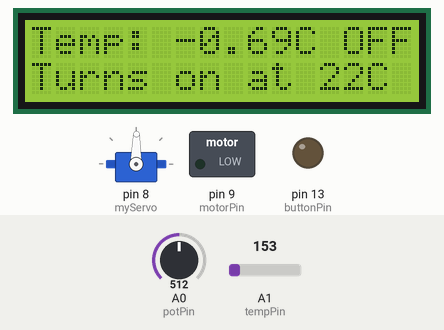
This sketch was run on a simulated Arduino Uno, built with avr-gcc and run on an emulated ATmega328P. Parts: 16×2 character LCD, servo, switched loads named in the sketch (green lamp = pin HIGH), output pins drawn as LEDs (lit = HIGH). The test bench sets the inputs (shaded band); at power-on: A1 (tempPin) = 153, A0 (potPin) = 512.

Above: at 1.2 s.
1.3 s: A1 (tempPin) set to 163
At 4.27 s:
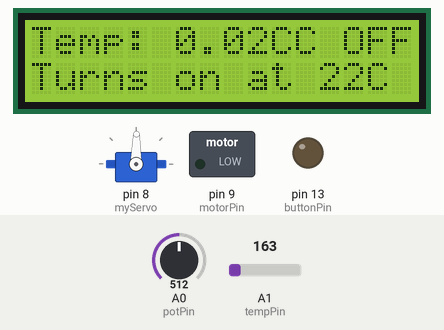
4.3 s: A0 (potPin) set to 716
At 4.53 s:
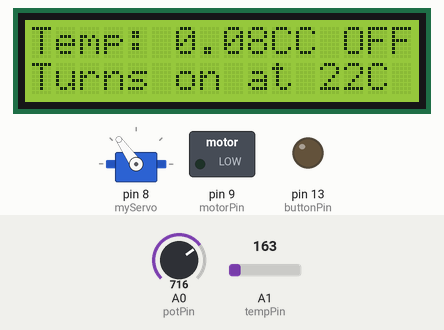
6.6 s: A0 (potPin) set to 900
At 6.83 s:
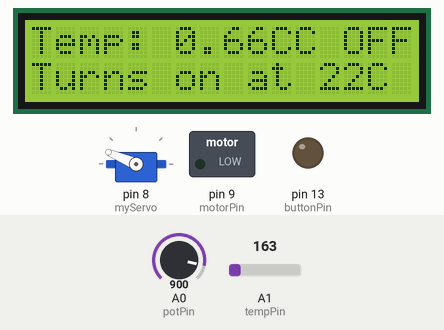
8.9 s: A1 (tempPin) set to 146
At 9.38 s:
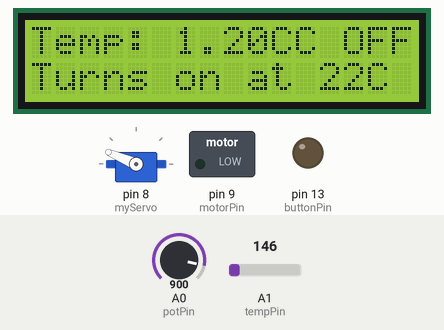
10.7 s: A1 (tempPin) set to 128
At 12.44 s:
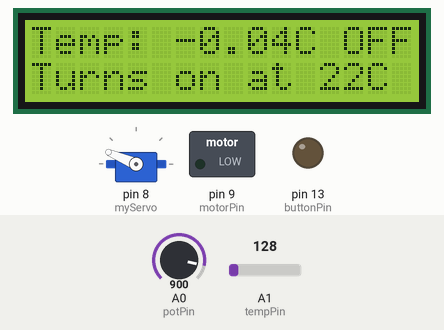
13.7 s: A0 (potPin) set to 1023
At 13.98 s:
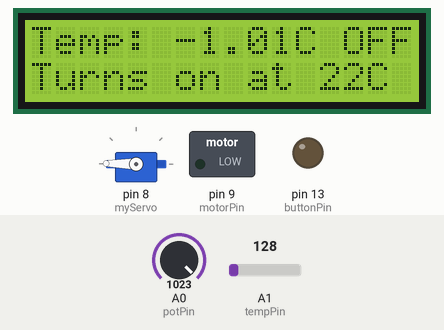
Timing chart, 0 to 16.7 s (numbered marks = the images above; inputs shaded):
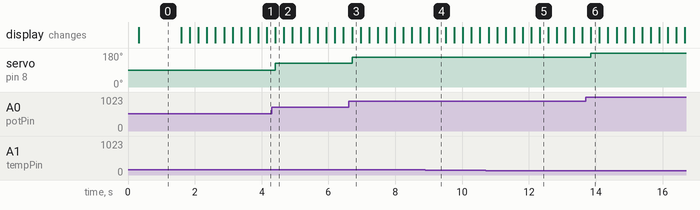

The sketch:

SACoursework2.ino
```cpp
#include <Servo.h>
#include <LiquidCrystal.h>

LiquidCrystal lcd(12, 11, 5, 4, 3, 2);
Servo myServo;

int motorPin = 9;
int buttonPin = 13;
int const tempPin = A1;
int const potPin = A0;

int motorOn = 0; //keep track dc motor

const int tempLen = 50; //number of stored temperatures
float temps[tempLen];   //buffer of temps to get average from
int tempIndex = 0;      //pointer to read and write to temps
int tempSetup = 0;      //bool - flag to fill temps with first temp since run

int fanOnTemp = 22;     //initial fan activation temp

void setup() {
  lcd.begin(16, 2);
  myServo.attach(8);
  pinMode(motorPin, OUTPUT);
  pinMode(buttonPin, OUTPUT);
  analogReference(EXTERNAL);
}

void loop() {
  checkSettingsButton(); //check if user is trying to set activation temperature
  changeFanAngle();      //check if user has tried to change the angle of servo

  float displayTemp = tempAvg(tempIndex, getTemp()); //get the current temp average
  delay(250);
  decideMotor(displayTemp); //determine if the motor should be on or not
  displayLCD(displayTemp);  //update the lcd with all current information
}

void changeFanAngle() {
  //potentiometer is used to change servo motor angle
  int potVal = analogRead(potPin);
  int angle = map(potVal, 0, 1023, 0, 179);
  myServo.write(angle);
}

int getNextIndex() {
  //increment the pointer for temps safely
  if (tempIndex + 1 == tempLen) {
    return 0;
  } else {
    return tempIndex + 1;
  }
}

float getTemp() {
  //convert reading to voltage using reference (3.3v)
  int reading = analogRead(tempPin);
  float voltage = reading * 3.3;
  voltage /= 1024.0;
  //and convert it into a meaningful celsius value
  float temp = (voltage - 0.5) * 100;
  return temp;
}

void setupTemps(float temp) {
  //fill temps with the initial reading from temp sensor
  if (tempSetup == 0) { //only ever happens once
    for(int i = 0; i < tempLen; i++) {
      temps[i] = temp;
    }
    tempSetup = 1;
  }
}

float tempAvg(int index, float temp) {
  setupTemps(temp);

  temps[index] = temp;
  //point to next value in temps
  tempIndex = getNextIndex();
  //get the average
  float total = 0.0;
  for(int i = 0; i < tempLen; i++){
    total = total + temps[i];
  }
  float tempAvg = total/tempLen;
  return tempAvg;
}

int decideMotor(float temp) {
  //decide if on based by temp
  if (temp > fanOnTemp) {
    digitalWrite(motorPin, HIGH);
    motorOn = 1;
  } else {
    digitalWrite(motorPin, LOW);
    motorOn = 0;
  }
}

void displayLCD(float displayTemp) {
  //top left message: current average temperature
  lcd.setCursor(0,0);
  lcd.print("Temp: " + String(displayTemp) + "C");
  //top right message: fan ON/OFF
  lcd.setCursor(13,0);
  if (motorOn == 1) {
    lcd.print(" ON");
  } else {
    lcd.print("OFF");
  }
  //bottom left: fan activation temperature
  lcd.setCursor(0,1);
  lcd.print("Turns on at " + String(fanOnTemp) + "C");
}

void checkSettingsButton() {
  //cycle through the fan activation temperatures
  //10C to 30C
  if (digitalRead(buttonPin) == HIGH) {
    fanOnTemp++;
    if (fanOnTemp == 31){
      fanOnTemp = 10;
    }
  }
}
```

Measured:
- the behaviour switches between 162 and 163 on A1 (tempPin) (found by bisection; images 0 and 1)
- the behaviour switches between 136 and 135 on A1 (tempPin) (found by bisection; images 4 and 5)
- after the input at 1.3 s, the display: first changes after 0.30 s (image 1 shows a later state)
- after the input at 4.3 s, servo on pin 8 (myServo): 89° → 125° after 0.11 s
- after the input at 6.6 s, servo on pin 8 (myServo): 125° → 157° after 0.10 s
- after the input at 13.7 s, servo on pin 8 (myServo): 157° → 179° after 0.15 s
